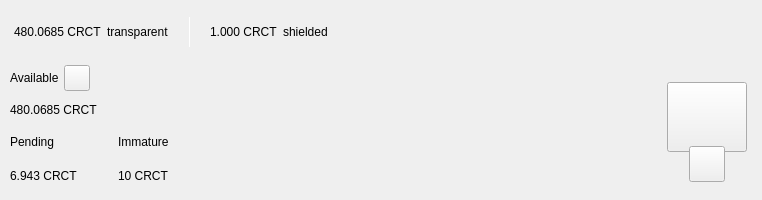
<?xml version="1.0" encoding="UTF-8"?>
<ui version="4.0">
 <class>TopBar</class>
 <widget class="QWidget" name="TopBar">
  <property name="geometry">
   <rect>
    <x>0</x>
    <y>0</y>
    <width>734</width>
    <height>200</height>
   </rect>
  </property>
  <property name="minimumSize">
   <size>
    <width>0</width>
    <height>200</height>
   </size>
  </property>
  <property name="maximumSize">
   <size>
    <width>16777215</width>
    <height>200</height>
   </size>
  </property>
  <property name="windowTitle">
   <string>Form</string>
  </property>
  <layout class="QVBoxLayout" name="verticalLayout_10" stretch="0">
   <property name="spacing">
    <number>0</number>
   </property>
   <property name="leftMargin">
    <number>0</number>
   </property>
   <property name="topMargin">
    <number>0</number>
   </property>
   <property name="rightMargin">
    <number>0</number>
   </property>
   <property name="bottomMargin">
    <number>0</number>
   </property>
   <item>
    <widget class="PFBorderImage" name="containerTop">
     <layout class="QVBoxLayout" name="verticalLayout_11">
      <property name="spacing">
       <number>0</number>
      </property>
      <property name="leftMargin">
       <number>0</number>
      </property>
      <property name="topMargin">
       <number>0</number>
      </property>
      <property name="rightMargin">
       <number>0</number>
      </property>
      <property name="bottomMargin">
       <number>0</number>
      </property>
      <item>
       <widget class="QWidget" name="top_container_2" native="true">
        <property name="minimumSize">
         <size>
          <width>0</width>
          <height>65</height>
         </size>
        </property>
        <layout class="QHBoxLayout" name="top_container">
         <property name="spacing">
          <number>0</number>
         </property>
         <property name="leftMargin">
          <number>14</number>
         </property>
         <property name="topMargin">
          <number>0</number>
         </property>
         <property name="rightMargin">
          <number>14</number>
         </property>
         <property name="bottomMargin">
          <number>0</number>
         </property>
         <item alignment="Qt::AlignVCenter">
          <widget class="QWidget" name="widgetTopAmount" native="true">
           <property name="sizePolicy">
            <sizepolicy hsizetype="Preferred" vsizetype="Maximum">
             <horstretch>0</horstretch>
             <verstretch>0</verstretch>
            </sizepolicy>
           </property>
           <layout class="QHBoxLayout" name="horizontalLayout_5">
            <property name="spacing">
             <number>5</number>
            </property>
            <property name="leftMargin">
             <number>0</number>
            </property>
            <property name="topMargin">
             <number>0</number>
            </property>
            <property name="rightMargin">
             <number>0</number>
            </property>
            <property name="bottomMargin">
             <number>0</number>
            </property>
            <item alignment="Qt::AlignTop">
             <widget class="QLabel" name="labelAmountTopCrct">
              <property name="minimumSize">
               <size>
                <width>0</width>
                <height>36</height>
               </size>
              </property>
              <property name="styleSheet">
               <string notr="true">padding:0px;margin:0px;</string>
              </property>
              <property name="text">
               <string notr="true">480.0685 CRCT</string>
              </property>
             </widget>
            </item>
            <item>
             <widget class="QLabel" name="labelTrans">
              <property name="text">
               <string>transparent</string>
              </property>
             </widget>
            </item>
            <item>
             <spacer name="horizontalSpacer_11">
              <property name="orientation">
               <enum>Qt::Horizontal</enum>
              </property>
              <property name="sizeType">
               <enum>QSizePolicy::Fixed</enum>
              </property>
              <property name="sizeHint" stdset="0">
               <size>
                <width>15</width>
                <height>20</height>
               </size>
              </property>
             </spacer>
            </item>
            <item alignment="Qt::AlignVCenter">
             <widget class="QLabel" name="typeSpacerTop">
              <property name="minimumSize">
               <size>
                <width>1</width>
                <height>30</height>
               </size>
              </property>
              <property name="maximumSize">
               <size>
                <width>1</width>
                <height>30</height>
               </size>
              </property>
              <property name="styleSheet">
               <string notr="true">background-color:white;
padding:0px;
border:none;</string>
              </property>
              <property name="text">
               <string/>
              </property>
             </widget>
            </item>
            <item>
             <spacer name="horizontalSpacer_12">
              <property name="orientation">
               <enum>Qt::Horizontal</enum>
              </property>
              <property name="sizeType">
               <enum>QSizePolicy::Fixed</enum>
              </property>
              <property name="sizeHint" stdset="0">
               <size>
                <width>15</width>
                <height>20</height>
               </size>
              </property>
             </spacer>
            </item>
            <item alignment="Qt::AlignTop">
             <widget class="QLabel" name="labelAmountTopShieldedCrct">
              <property name="minimumSize">
               <size>
                <width>0</width>
                <height>36</height>
               </size>
              </property>
              <property name="text">
               <string notr="true">1.000 CRCT</string>
              </property>
             </widget>
            </item>
            <item>
             <widget class="QLabel" name="labelShield">
              <property name="text">
               <string>shielded</string>
              </property>
             </widget>
            </item>
           </layout>
          </widget>
         </item>
         <item>
          <spacer name="horizontalSpacer">
           <property name="orientation">
            <enum>Qt::Horizontal</enum>
           </property>
           <property name="sizeHint" stdset="0">
            <size>
             <width>40</width>
             <height>20</height>
            </size>
           </property>
          </spacer>
         </item>
         <item>
          <layout class="QHBoxLayout" name="horizontalLayout_4">
           <property name="spacing">
            <number>12</number>
           </property>
           <property name="rightMargin">
            <number>0</number>
           </property>
           <item alignment="Qt::AlignRight">
            <widget class="QWidget" name="layoutSync" native="true">
             <property name="minimumSize">
              <size>
               <width>0</width>
               <height>36</height>
              </size>
             </property>
             <property name="maximumSize">
              <size>
               <width>16777215</width>
               <height>36</height>
              </size>
             </property>
             <layout class="QVBoxLayout" name="verticalLayout_9">
              <property name="leftMargin">
               <number>0</number>
              </property>
              <property name="topMargin">
               <number>0</number>
              </property>
              <property name="rightMargin">
               <number>0</number>
              </property>
              <property name="bottomMargin">
               <number>0</number>
              </property>
              <item>
               <widget class="ExpandableButton" name="pushButtonSync" native="true">
                <property name="minimumSize">
                 <size>
                  <width>36</width>
                  <height>36</height>
                 </size>
                </property>
                <property name="maximumSize">
                 <size>
                  <width>16777215</width>
                  <height>36</height>
                 </size>
                </property>
               </widget>
              </item>
             </layout>
            </widget>
           </item>
           <item>
            <widget class="ExpandableButton" name="pushButtonHDUpgrade" native="true">
             <property name="minimumSize">
              <size>
               <width>36</width>
               <height>36</height>
              </size>
             </property>
            </widget>
           </item>
           <item>
            <widget class="ExpandableButton" name="pushButtonStack" native="true">
             <property name="minimumSize">
              <size>
               <width>36</width>
               <height>36</height>
              </size>
             </property>
            </widget>
           </item>
           <item>
            <widget class="ExpandableButton" name="pushButtonColdStaking" native="true">
             <property name="minimumSize">
              <size>
               <width>36</width>
               <height>36</height>
              </size>
             </property>
            </widget>
           </item>
           <item>
            <widget class="ExpandableButton" name="pushButtonConnection" native="true">
             <property name="minimumSize">
              <size>
               <width>36</width>
               <height>36</height>
              </size>
             </property>
            </widget>
           </item>
           <item>
            <widget class="ExpandableButton" name="pushButtonTor" native="true">
             <property name="minimumSize">
              <size>
               <width>36</width>
               <height>36</height>
              </size>
             </property>
            </widget>
           </item>
           <item>
            <widget class="ExpandableButton" name="pushButtonLock" native="true">
             <property name="sizePolicy">
              <sizepolicy hsizetype="Expanding" vsizetype="Expanding">
               <horstretch>0</horstretch>
               <verstretch>0</verstretch>
              </sizepolicy>
             </property>
             <property name="minimumSize">
              <size>
               <width>36</width>
               <height>0</height>
              </size>
             </property>
            </widget>
           </item>
           <item>
            <widget class="ExpandableButton" name="pushButtonTheme" native="true">
             <property name="minimumSize">
              <size>
               <width>36</width>
               <height>36</height>
              </size>
             </property>
             <property name="maximumSize">
              <size>
               <width>16777215</width>
               <height>36</height>
              </size>
             </property>
            </widget>
           </item>
           <item>
            <widget class="ExpandableButton" name="pushButtonFAQ" native="true">
             <property name="minimumSize">
              <size>
               <width>36</width>
               <height>36</height>
              </size>
             </property>
            </widget>
           </item>
          </layout>
         </item>
        </layout>
       </widget>
      </item>
      <item>
       <widget class="QWidget" name="bottom_container" native="true">
        <property name="minimumSize">
         <size>
          <width>0</width>
          <height>135</height>
         </size>
        </property>
        <layout class="QHBoxLayout" name="botton_container">
         <property name="leftMargin">
          <number>10</number>
         </property>
         <property name="topMargin">
          <number>0</number>
         </property>
         <property name="rightMargin">
          <number>10</number>
         </property>
         <property name="bottomMargin">
          <number>10</number>
         </property>
         <item>
          <layout class="QVBoxLayout" name="verticalLayout_7">
           <property name="spacing">
            <number>0</number>
           </property>
           <property name="leftMargin">
            <number>0</number>
           </property>
           <property name="rightMargin">
            <number>30</number>
           </property>
           <item>
            <layout class="QVBoxLayout" name="verticalLayout_2">
             <item>
              <layout class="QHBoxLayout" name="horizontalLayoutContainerAvailable">
               <property name="spacing">
                <number>5</number>
               </property>
               <item>
                <widget class="QLabel" name="labelTitle1">
                 <property name="text">
                  <string>Available</string>
                 </property>
                </widget>
               </item>
               <item>
                <widget class="QPushButton" name="pushButtonBalanceInfo">
                 <property name="minimumSize">
                  <size>
                   <width>26</width>
                   <height>26</height>
                  </size>
                 </property>
                 <property name="maximumSize">
                  <size>
                   <width>26</width>
                   <height>26</height>
                  </size>
                 </property>
                 <property name="mouseTracking">
                  <bool>true</bool>
                 </property>
                 <property name="focusPolicy">
                  <enum>Qt::NoFocus</enum>
                 </property>
                 <property name="text">
                  <string notr="true"/>
                 </property>
                 <property name="iconSize">
                  <size>
                   <width>24</width>
                   <height>24</height>
                  </size>
                 </property>
                 <property name="shortcut">
                  <string notr="true"/>
                 </property>
                </widget>
               </item>
               <item>
                <spacer name="horizontalSpacer_4">
                 <property name="orientation">
                  <enum>Qt::Horizontal</enum>
                 </property>
                 <property name="sizeType">
                  <enum>QSizePolicy::MinimumExpanding</enum>
                 </property>
                 <property name="sizeHint" stdset="0">
                  <size>
                   <width>20</width>
                   <height>20</height>
                  </size>
                 </property>
                </spacer>
               </item>
              </layout>
             </item>
             <item>
              <widget class="QLabel" name="labelAmountCrct">
               <property name="text">
                <string notr="true">480.0685 CRCT</string>
               </property>
              </widget>
             </item>
            </layout>
           </item>
           <item>
            <widget class="QWidget" name="container_imm_pend" native="true">
             <layout class="QHBoxLayout" name="horizontalLayout_2">
              <property name="spacing">
               <number>0</number>
              </property>
              <property name="leftMargin">
               <number>0</number>
              </property>
              <property name="topMargin">
               <number>0</number>
              </property>
              <property name="rightMargin">
               <number>0</number>
              </property>
              <property name="bottomMargin">
               <number>0</number>
              </property>
              <item alignment="Qt::AlignLeft">
               <widget class="QWidget" name="container_pending" native="true">
                <property name="sizePolicy">
                 <sizepolicy hsizetype="Minimum" vsizetype="Preferred">
                  <horstretch>0</horstretch>
                  <verstretch>0</verstretch>
                 </sizepolicy>
                </property>
                <layout class="QVBoxLayout" name="verticalLayout_3">
                 <property name="leftMargin">
                  <number>0</number>
                 </property>
                 <property name="topMargin">
                  <number>0</number>
                 </property>
                 <property name="rightMargin">
                  <number>0</number>
                 </property>
                 <property name="bottomMargin">
                  <number>0</number>
                 </property>
                 <item>
                  <widget class="QLabel" name="labelTitle3">
                   <property name="text">
                    <string>Pending</string>
                   </property>
                  </widget>
                 </item>
                 <item>
                  <widget class="QLabel" name="labelPendingCrct">
                   <property name="text">
                    <string notr="true">6.943 CRCT</string>
                   </property>
                  </widget>
                 </item>
                </layout>
               </widget>
              </item>
              <item>
               <spacer name="horizontalSpacer_3">
                <property name="orientation">
                 <enum>Qt::Horizontal</enum>
                </property>
                <property name="sizeType">
                 <enum>QSizePolicy::Fixed</enum>
                </property>
                <property name="sizeHint" stdset="0">
                 <size>
                  <width>40</width>
                  <height>20</height>
                 </size>
                </property>
               </spacer>
              </item>
              <item alignment="Qt::AlignLeft">
               <widget class="QWidget" name="container_immature" native="true">
                <property name="sizePolicy">
                 <sizepolicy hsizetype="Minimum" vsizetype="Preferred">
                  <horstretch>0</horstretch>
                  <verstretch>0</verstretch>
                 </sizepolicy>
                </property>
                <layout class="QVBoxLayout" name="verticalLayout_4">
                 <property name="leftMargin">
                  <number>0</number>
                 </property>
                 <property name="topMargin">
                  <number>0</number>
                 </property>
                 <property name="rightMargin">
                  <number>0</number>
                 </property>
                 <property name="bottomMargin">
                  <number>0</number>
                 </property>
                 <item>
                  <widget class="QLabel" name="labelTitle4">
                   <property name="text">
                    <string>Immature</string>
                   </property>
                  </widget>
                 </item>
                 <item>
                  <widget class="QLabel" name="labelImmatureCrct">
                   <property name="text">
                    <string notr="true">10 CRCT</string>
                   </property>
                  </widget>
                 </item>
                </layout>
               </widget>
              </item>
              <item>
               <spacer name="horizontalSpacer_5">
                <property name="orientation">
                 <enum>Qt::Horizontal</enum>
                </property>
                <property name="sizeHint" stdset="0">
                 <size>
                  <width>40</width>
                  <height>20</height>
                 </size>
                </property>
               </spacer>
              </item>
             </layout>
            </widget>
           </item>
          </layout>
         </item>
         <item>
          <spacer name="horizontalSpacer_2">
           <property name="orientation">
            <enum>Qt::Horizontal</enum>
           </property>
           <property name="sizeHint" stdset="0">
            <size>
             <width>40</width>
             <height>20</height>
            </size>
           </property>
          </spacer>
         </item>
         <item alignment="Qt::AlignHCenter|Qt::AlignVCenter">
          <widget class="QWidget" name="qrContainer" native="true">
           <property name="sizePolicy">
            <sizepolicy hsizetype="Preferred" vsizetype="Minimum">
             <horstretch>0</horstretch>
             <verstretch>0</verstretch>
            </sizepolicy>
           </property>
           <property name="minimumSize">
            <size>
             <width>90</width>
             <height>110</height>
            </size>
           </property>
           <property name="maximumSize">
            <size>
             <width>90</width>
             <height>110</height>
            </size>
           </property>
           <layout class="QVBoxLayout" name="containerQR">
            <property name="spacing">
             <number>0</number>
            </property>
            <property name="leftMargin">
             <number>5</number>
            </property>
            <property name="topMargin">
             <number>10</number>
            </property>
            <property name="rightMargin">
             <number>5</number>
            </property>
            <property name="bottomMargin">
             <number>0</number>
            </property>
            <item>
             <widget class="QPushButton" name="btnQr">
              <property name="minimumSize">
               <size>
                <width>70</width>
                <height>70</height>
               </size>
              </property>
              <property name="maximumSize">
               <size>
                <width>16777215</width>
                <height>70</height>
               </size>
              </property>
              <property name="focusPolicy">
               <enum>Qt::NoFocus</enum>
              </property>
              <property name="text">
               <string/>
              </property>
              <property name="iconSize">
               <size>
                <width>70</width>
                <height>70</height>
               </size>
              </property>
             </widget>
            </item>
            <item>
             <spacer name="verticalSpacer">
              <property name="orientation">
               <enum>Qt::Vertical</enum>
              </property>
              <property name="sizeType">
               <enum>QSizePolicy::Fixed</enum>
              </property>
              <property name="sizeHint" stdset="0">
               <size>
                <width>20</width>
                <height>20</height>
               </size>
              </property>
             </spacer>
            </item>
            <item alignment="Qt::AlignHCenter|Qt::AlignBottom">
             <widget class="QPushButton" name="pushButtonQR">
              <property name="minimumSize">
               <size>
                <width>36</width>
                <height>36</height>
               </size>
              </property>
              <property name="maximumSize">
               <size>
                <width>36</width>
                <height>36</height>
               </size>
              </property>
              <property name="focusPolicy">
               <enum>Qt::NoFocus</enum>
              </property>
              <property name="text">
               <string/>
              </property>
             </widget>
            </item>
           </layout>
          </widget>
         </item>
        </layout>
       </widget>
      </item>
     </layout>
    </widget>
   </item>
  </layout>
 </widget>
 <customwidgets>
  <customwidget>
   <class>ExpandableButton</class>
   <extends>QWidget</extends>
   <header>qt/circuit/expandablebutton.h</header>
   <container>1</container>
  </customwidget>
  <customwidget>
   <class>PFBorderImage</class>
   <extends>QFrame</extends>
   <header>qt/circuit/pfborderimage.h</header>
   <container>1</container>
  </customwidget>
 </customwidgets>
 <resources/>
 <connections/>
</ui>
